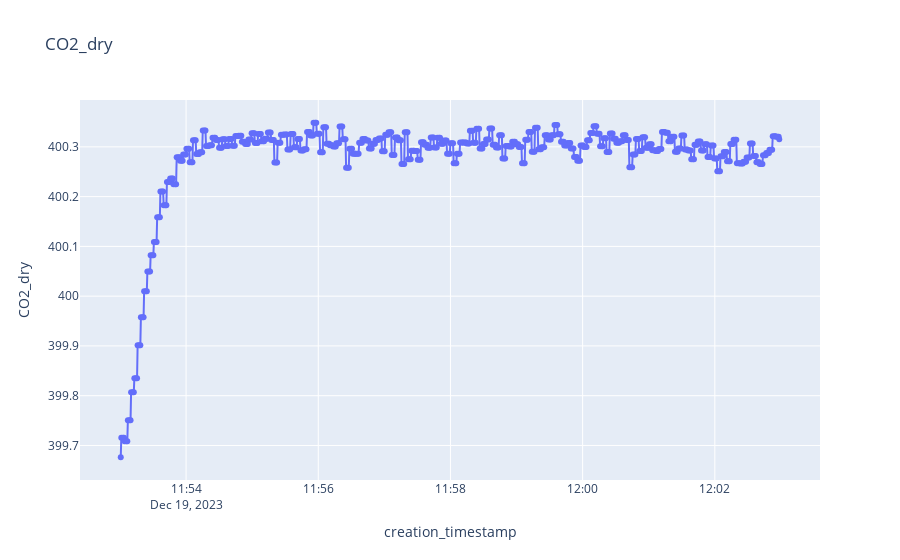
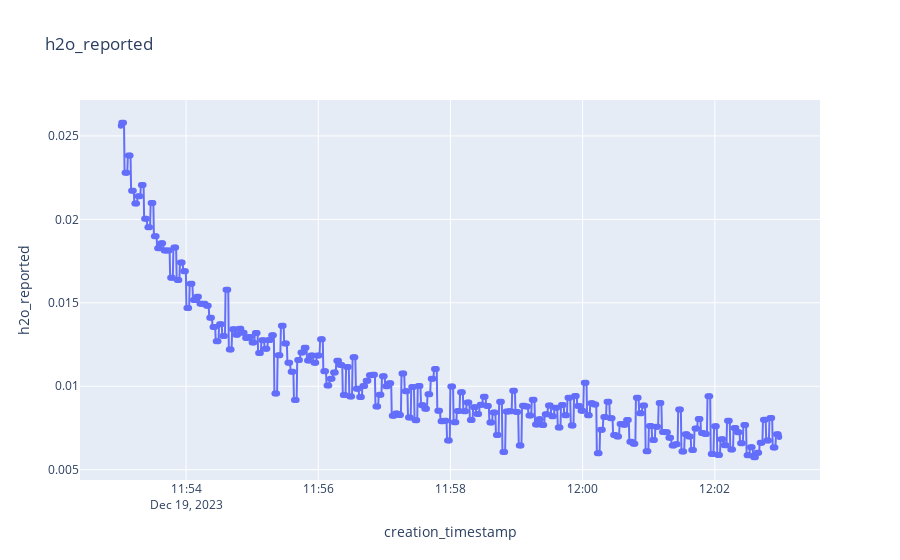

The code cell stored with these charts, in order, in its notebook:
### Code cell
# bottle 21		12:58	13:09	397,7

# PICARRO
start_date = datetime(2023, 12, 19, 11, 53, 0).replace(tzinfo=timezone.utc)
end_date = datetime(2023, 12, 19, 12, 3, 0).replace(tzinfo=timezone.utc)

process_measurement(start_date, end_date)

### Figure 1 — Plotly figure (JSON) as saved in the notebook; plotly's stock layout.template omitted (floating-point values rounded to 4 significant figures; data arrays with more than 128 entries replaced by an {"elided": "..."} marker saying what was removed)
{"data": [{"hovertemplate": "creation_timestamp=%{x}<br>CO2_dry=%{y}<extra></extra>", "legendgroup": "", "line": {"color": "#636efa", "dash": "solid"}, "marker": {"symbol": "circle"}, "mode": "lines+markers", "name": "", "orientation": "v", "showlegend": false, "type": "scatter", "x": {"elided": "608 str values"}, "xaxis": "x", "y": {"elided": "608 float values"}, "yaxis": "y"}], "layout": {"legend": {"tracegroupgap": 0}, "title": {"text": "CO2_dry"}, "xaxis": {"anchor": "y", "domain": [0, 1], "title": {"text": "creation_timestamp"}}, "yaxis": {"anchor": "x", "domain": [0, 1], "title": {"text": "CO2_dry"}}}}

### Figure 2 — Plotly figure (JSON) as saved in the notebook; plotly's stock layout.template omitted (floating-point values rounded to 4 significant figures; data arrays with more than 128 entries replaced by an {"elided": "..."} marker saying what was removed)
{"data": [{"hovertemplate": "creation_timestamp=%{x}<br>h2o_reported=%{y}<extra></extra>", "legendgroup": "", "line": {"color": "#636efa", "dash": "solid"}, "marker": {"symbol": "circle"}, "mode": "lines+markers", "name": "", "orientation": "v", "showlegend": false, "type": "scatter", "x": {"elided": "608 str values"}, "xaxis": "x", "y": {"elided": "608 float values"}, "yaxis": "y"}], "layout": {"legend": {"tracegroupgap": 0}, "title": {"text": "h2o_reported"}, "xaxis": {"anchor": "y", "domain": [0, 1], "title": {"text": "creation_timestamp"}}, "yaxis": {"anchor": "x", "domain": [0, 1], "title": {"text": "h2o_reported"}}}}
